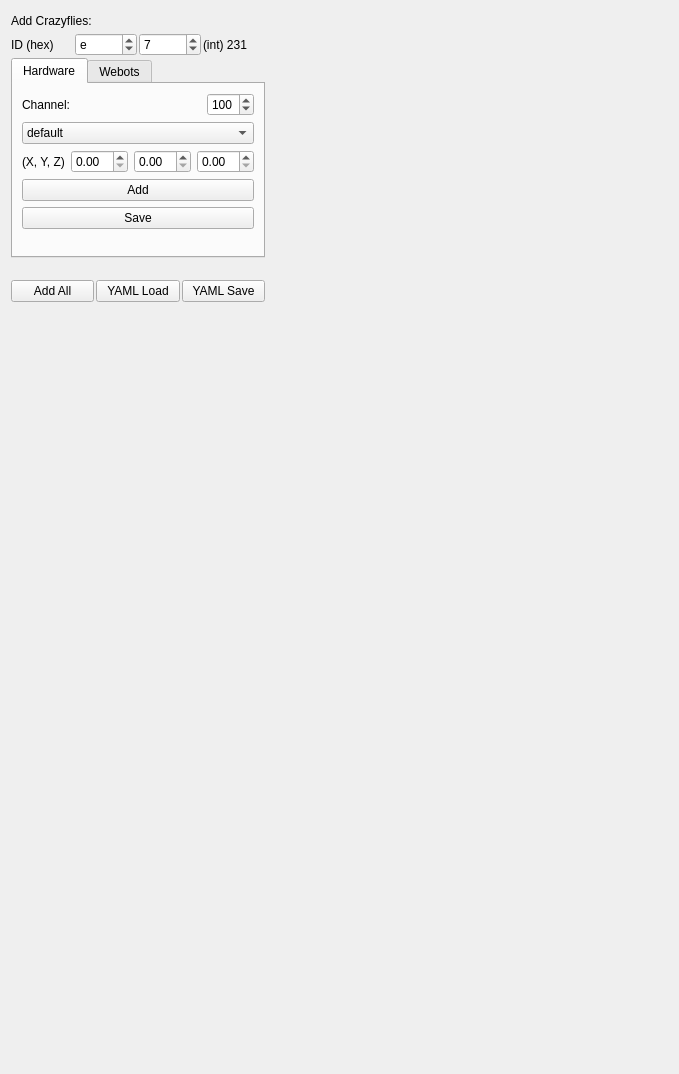
<?xml version="1.0" encoding="UTF-8"?>
<ui version="4.0">
 <class>CrazyfliesAdd</class>
 <widget class="QWidget" name="CrazyfliesAdd">
  <property name="geometry">
   <rect>
    <x>0</x>
    <y>0</y>
    <width>679</width>
    <height>1074</height>
   </rect>
  </property>
  <property name="sizePolicy">
   <sizepolicy hsizetype="Minimum" vsizetype="Minimum">
    <horstretch>0</horstretch>
    <verstretch>0</verstretch>
   </sizepolicy>
  </property>
  <layout class="QVBoxLayout" name="verticalLayout">
   <property name="spacing">
    <number>2</number>
   </property>
   <item>
    <layout class="QGridLayout" name="gridLayout">
     <item row="3" column="2">
      <spacer name="horizontalSpacer">
       <property name="orientation">
        <enum>Qt::Horizontal</enum>
       </property>
       <property name="sizeHint" stdset="0">
        <size>
         <width>40</width>
         <height>20</height>
        </size>
       </property>
      </spacer>
     </item>
     <item row="4" column="0">
      <layout class="QGridLayout" name="save_grid"/>
     </item>
     <item row="0" column="0">
      <widget class="QLabel" name="hint_label">
       <property name="autoFillBackground">
        <bool>false</bool>
       </property>
       <property name="text">
        <string>Add Crazyflies:</string>
       </property>
      </widget>
     </item>
     <item row="0" column="2">
      <spacer name="horizontalSpacer_3">
       <property name="orientation">
        <enum>Qt::Horizontal</enum>
       </property>
       <property name="sizeHint" stdset="0">
        <size>
         <width>40</width>
         <height>20</height>
        </size>
       </property>
      </spacer>
     </item>
     <item row="3" column="0">
      <widget class="QTabWidget" name="tabWidget">
       <property name="sizePolicy">
        <sizepolicy hsizetype="Preferred" vsizetype="Preferred">
         <horstretch>0</horstretch>
         <verstretch>0</verstretch>
        </sizepolicy>
       </property>
       <property name="minimumSize">
        <size>
         <width>200</width>
         <height>200</height>
        </size>
       </property>
       <property name="maximumSize">
        <size>
         <width>300</width>
         <height>200</height>
        </size>
       </property>
       <property name="currentIndex">
        <number>0</number>
       </property>
       <widget class="QWidget" name="verticalLayoutWidget">
        <property name="sizePolicy">
         <sizepolicy hsizetype="Expanding" vsizetype="Preferred">
          <horstretch>0</horstretch>
          <verstretch>0</verstretch>
         </sizepolicy>
        </property>
        <attribute name="title">
         <string>Hardware</string>
        </attribute>
        <layout class="QVBoxLayout" name="verticalLayout_3">
         <item>
          <layout class="QHBoxLayout" name="horizontalLayout_4">
           <item>
            <widget class="QLabel" name="label_4">
             <property name="text">
              <string>Channel: </string>
             </property>
            </widget>
           </item>
           <item alignment="Qt::AlignRight">
            <widget class="QSpinBox" name="spinBox_3">
             <property name="maximum">
              <number>120</number>
             </property>
             <property name="singleStep">
              <number>10</number>
             </property>
             <property name="value">
              <number>100</number>
             </property>
            </widget>
           </item>
          </layout>
         </item>
         <item>
          <widget class="QComboBox" name="comboBox">
           <item>
            <property name="text">
             <string>default</string>
            </property>
           </item>
           <item>
            <property name="text">
             <string>tracked</string>
            </property>
           </item>
          </widget>
         </item>
         <item>
          <layout class="QHBoxLayout" name="horizontalLayout_3">
           <item>
            <widget class="QLabel" name="label_3">
             <property name="toolTip">
              <string>&lt;html&gt;&lt;head/&gt;&lt;body&gt;&lt;p&gt;Initial Position&lt;/p&gt;&lt;/body&gt;&lt;/html&gt;</string>
             </property>
             <property name="text">
              <string>(X, Y, Z)</string>
             </property>
            </widget>
           </item>
           <item>
            <widget class="QDoubleSpinBox" name="x_spin_box">
             <property name="singleStep">
              <double>0.500000000000000</double>
             </property>
            </widget>
           </item>
           <item>
            <widget class="QDoubleSpinBox" name="y_spin_box">
             <property name="singleStep">
              <double>0.500000000000000</double>
             </property>
            </widget>
           </item>
           <item>
            <widget class="QDoubleSpinBox" name="z_spin_box">
             <property name="singleStep">
              <double>0.500000000000000</double>
             </property>
            </widget>
           </item>
          </layout>
         </item>
         <item>
          <widget class="QPushButton" name="hardware_add_button">
           <property name="text">
            <string>Add</string>
           </property>
          </widget>
         </item>
         <item>
          <widget class="QPushButton" name="hardware_save_button">
           <property name="text">
            <string>Save</string>
           </property>
          </widget>
         </item>
         <item>
          <spacer name="verticalSpacer_3">
           <property name="orientation">
            <enum>Qt::Vertical</enum>
           </property>
           <property name="sizeHint" stdset="0">
            <size>
             <width>20</width>
             <height>40</height>
            </size>
           </property>
          </spacer>
         </item>
        </layout>
       </widget>
       <widget class="QWidget" name="tab_6">
        <property name="sizePolicy">
         <sizepolicy hsizetype="Expanding" vsizetype="Expanding">
          <horstretch>0</horstretch>
          <verstretch>0</verstretch>
         </sizepolicy>
        </property>
        <attribute name="title">
         <string>Webots</string>
        </attribute>
        <layout class="QVBoxLayout" name="verticalLayout_4">
         <item>
          <widget class="QPushButton" name="webots_add_button">
           <property name="text">
            <string>Add</string>
           </property>
          </widget>
         </item>
         <item>
          <widget class="QPushButton" name="webots_save_button">
           <property name="text">
            <string>Save</string>
           </property>
          </widget>
         </item>
         <item>
          <spacer name="verticalSpacer_2">
           <property name="orientation">
            <enum>Qt::Vertical</enum>
           </property>
           <property name="sizeHint" stdset="0">
            <size>
             <width>20</width>
             <height>40</height>
            </size>
           </property>
          </spacer>
         </item>
        </layout>
       </widget>
      </widget>
     </item>
     <item row="1" column="2">
      <spacer name="horizontalSpacer_2">
       <property name="orientation">
        <enum>Qt::Horizontal</enum>
       </property>
       <property name="sizeHint" stdset="0">
        <size>
         <width>40</width>
         <height>20</height>
        </size>
       </property>
      </spacer>
     </item>
     <item row="4" column="2">
      <spacer name="horizontalSpacer_4">
       <property name="orientation">
        <enum>Qt::Horizontal</enum>
       </property>
       <property name="sizeHint" stdset="0">
        <size>
         <width>40</width>
         <height>20</height>
        </size>
       </property>
      </spacer>
     </item>
     <item row="1" column="0">
      <layout class="QHBoxLayout" name="horizontalLayout">
       <item alignment="Qt::AlignLeft">
        <widget class="QLabel" name="label">
         <property name="text">
          <string>ID (hex)</string>
         </property>
        </widget>
       </item>
       <item>
        <widget class="QSpinBox" name="spinBox">
         <property name="maximum">
          <number>15</number>
         </property>
         <property name="value">
          <number>14</number>
         </property>
         <property name="displayIntegerBase">
          <number>16</number>
         </property>
        </widget>
       </item>
       <item>
        <widget class="QSpinBox" name="spinBox_2">
         <property name="maximum">
          <number>15</number>
         </property>
         <property name="value">
          <number>7</number>
         </property>
         <property name="displayIntegerBase">
          <number>16</number>
         </property>
        </widget>
       </item>
       <item>
        <widget class="QLabel" name="label_2">
         <property name="text">
          <string>(int) 231</string>
         </property>
        </widget>
       </item>
      </layout>
     </item>
     <item row="8" column="0">
      <spacer name="verticalSpacer">
       <property name="orientation">
        <enum>Qt::Vertical</enum>
       </property>
       <property name="sizeHint" stdset="0">
        <size>
         <width>20</width>
         <height>40</height>
        </size>
       </property>
      </spacer>
     </item>
     <item row="6" column="0">
      <layout class="QHBoxLayout" name="horizontalLayout_2">
       <item>
        <widget class="QPushButton" name="add_all_button">
         <property name="text">
          <string>Add All</string>
         </property>
        </widget>
       </item>
       <item>
        <widget class="QPushButton" name="load_from_yaml_button">
         <property name="text">
          <string>YAML Load</string>
         </property>
        </widget>
       </item>
       <item>
        <widget class="QPushButton" name="save_to_yaml_button">
         <property name="text">
          <string>YAML Save</string>
         </property>
        </widget>
       </item>
      </layout>
     </item>
    </layout>
   </item>
   <item>
    <widget class="QWidget" name="add_manager" native="true"/>
   </item>
  </layout>
 </widget>
 <resources/>
 <connections/>
</ui>
